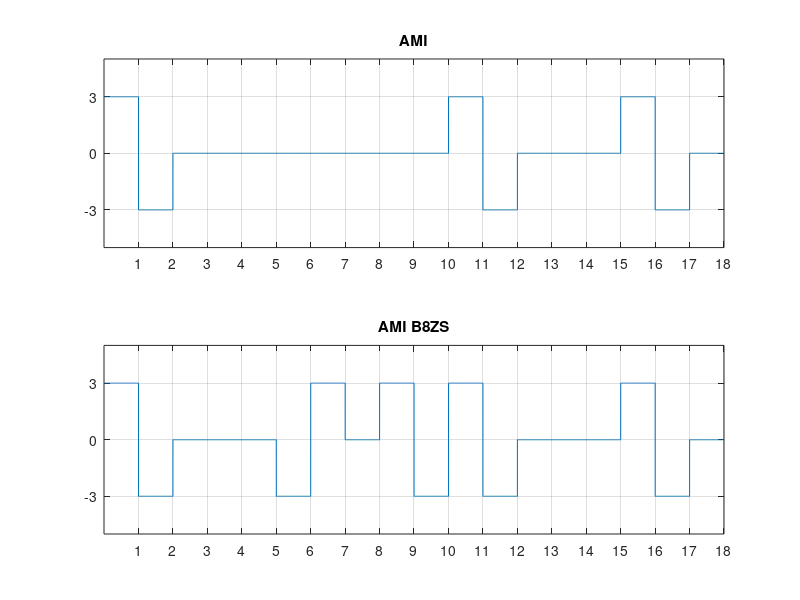

Reproduce this figure in MATLAB.
% University of Rajshahi
% Name : Nakul Deb Nath
% Dept : CSE
% Date : 27-11-2018

clear;
clear all;
clc;

n=[1 1 0 0 0 0 0 0 0 0 1 1 0 0 0 1 1 0 ];
%n = input('Enter the bit Stream : ');

v = 3;
v1 = 3;
count = 0;
for index = 1:length(n)
  
    if n(index)==1;
        bitsArray(index) = v;
        v = -v;
        count = 0;
    else
        bitsArray(index) = 0;
        count = count + 1;
        if count == 8
            count = 0;
            if v < 0
                bitsArray(index-7) = 0;
                bitsArray(index-6) = 0;
                bitsArray(index-5) = 0;
                bitsArray(index-4) = v1;
                bitsArray(index-3) = -v1;
                bitsArray(index-2) = 0;
                bitsArray(index-1) = -v1;
                bitsArray(index) = v1;

            else
                bitsArray(index-7) = 0;
                bitsArray(index-6) = 0;
                bitsArray(index-5) = 0;
                bitsArray(index-4) = -v1;
                bitsArray(index-3) = v1;
                bitsArray(index-2) = 0;
                bitsArray(index-1) = v1;
                bitsArray(index) = -v1;

            end
        end
    end
end

i=1;
t = 0:0.001:length(n);
bt = 1/0.001;
for index = 1:length(t)
    if t(index) <= i;
        y(index)=bitsArray(i);
    else
        y(index) = bitsArray(i);
        i = i+1;
    end
end

subplot(2,1,2);
plot(t,y);
axis([0 length(n) -5 5]);
set(gca,'YTick', [-3 0 3])
set(gca,'XTick', 1:length(n))
title('AMI B8ZS')
hold on;
grid on;


v = 3;
for index = 1:length(n)
    if n(index)==1;
        bitsArray(index) = v;
        v = -v;
    else
        bitsArray(index) = 0;
    end
end

i=1;
t = 0:0.001:length(n);
bt = 1/0.001;
for index = 1:length(t)
    if t(index) <= i;
        y(index)=bitsArray(i);
    else
        y(index) = bitsArray(i);
        i = i+1;
    end
end
subplot(2,1,1);
plot(t,y);
axis([0 length(n) -5 5]);
set(gca,'YTick', [-3 0 3])
set(gca,'XTick', 1:length(n))
title('AMI')
hold on;
grid on;


v = 3;
for j = 1:length(y)/bt
    if y(j*bt) == v;
        resiveBit(j) = 1;
    elseif y(j*bt) == -v
        resiveBit(j) = 1;
    else
        resiveBit(j) = 0;
    end
end

display(resiveBit);
